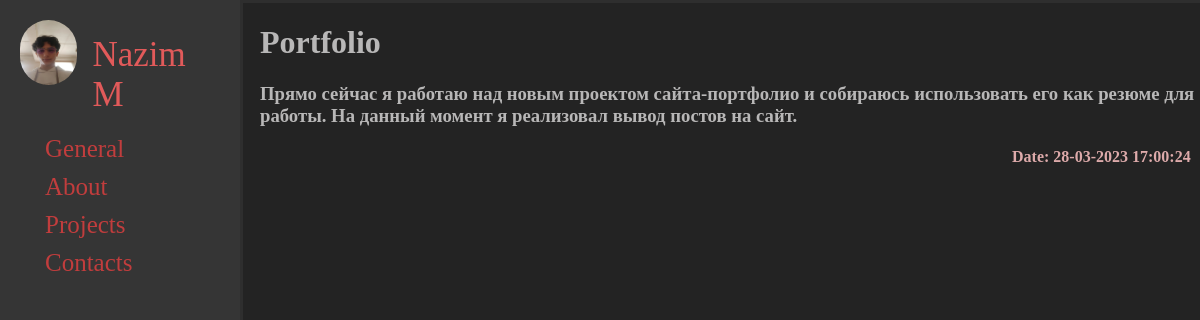
The page /project/portfolio on the database its author committed.
### main/models.py (models this page shows, shortened)
class Post(models.Model):
    title = models.CharField(max_length=250)
    text = models.TextField()
    photo = models.ImageField(upload_to="photos/%Y/%m/%d/", null=True, blank=True)
    git = models.URLField(max_length=900, null=True, blank=True)
    date = models.DateTimeField(auto_now_add=True)
    slug = models.SlugField(max_length=250)

### main/views.py (the view)
# urls.py: path('project/<slug:slug>', ProjectDetail.as_view(), name='project_detail'),
class ProjectDetail(DetailView):
    model = Post
    template_name = 'main/project_detail.html'
    slug_field = 'slug'

### main/templates/main/project_detail.html (shortened to what this page needs)
{% extends 'main/base.html' %}
{% block content %}
    <div class="cont">
        <div class="post">
            <h1>{{object.title}}</h1>
            <h3>{{object.text}}</h3>
            <h4 class="date">Date: {{object.date|date:"d-m-Y H:i:s"}}</h4>
        </div>
    </div>
{% endblock %}

### main/static/main/css/main.css (style rules this page uses)
body { display: flex; margin: 0; background-color: #232323; height: 100vh; }
html { height: 100vh; }
.post { margin-left: 20px; }
.cont { border-top: 3px solid #2e2e2e; width: 100%; }
.date { margin-left: 80%; color: #ddaaaa; }

### rows shown on the page
Post: title "Portfolio", text "Прямо сейчас я работаю над новым проектом сайта-портфолио и собираюсь использовать его как резюме для работы. На данный момент я реализовал вывод постов на сайт.", date "28-03-2023 17:00:24"
